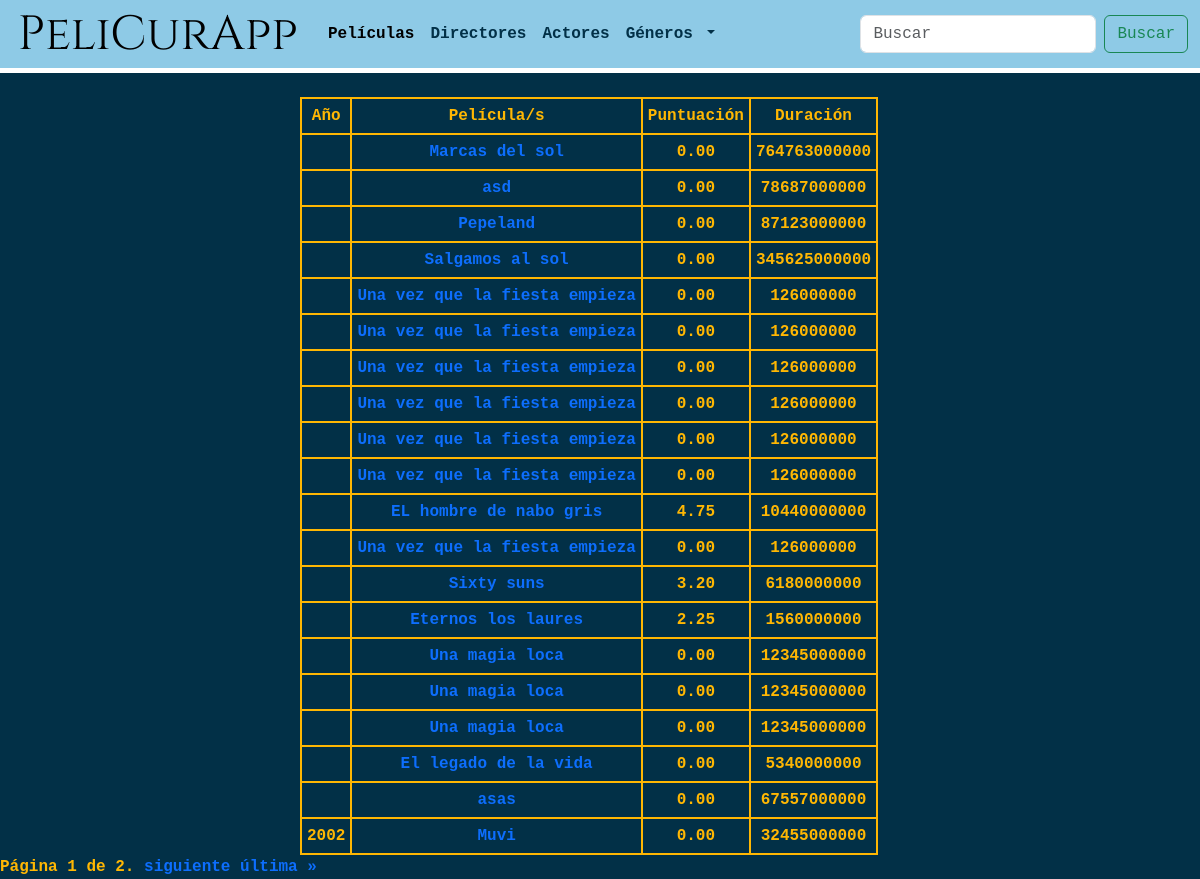
Before: /pelicurapp/peliculas/ with the older database file.
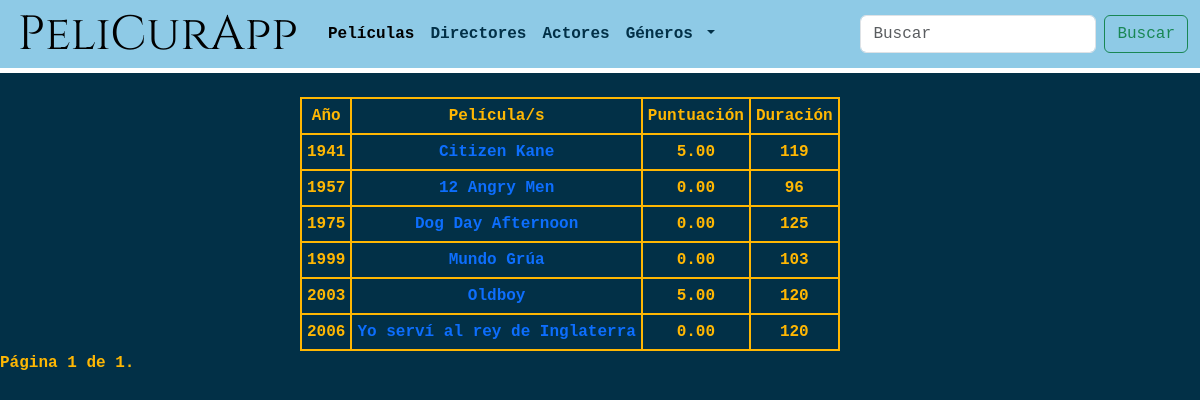
After: the same page with the newer database file.
### peliCura/models.py (models this page shows, shortened)
class Pelicula(models.Model):
    manager = PeliculaManager()
    titulo = models.CharField("Titulo", max_length=100) # <input type="text"> en HTML
    sinopsis = models.TextField("Sinospis", max_length=500) # <textarea> en HTML
    anio_realizacion = models.DateField("Año estreno") # solo el año
    duracion = models.IntegerField(validators=[
        MinValueValidator(1),
        MaxValueValidator(1240) # 1240 minutos = 24 hs de duración
    ]) # timedelta(days, seconds, miliseconds) en Python
    genero = models.ManyToManyField(Genero) # Relación muchos a muchos con Género
    director = models.ManyToManyField(Persona, related_name="director") # Relación muchos a muchos con Persona
    actor = models.ManyToManyField(Persona, related_name="actor") # Relación muchos a muchos con Persona
    puntuacion = models.FloatField("Puntuacion", default=0) # <input type="number"> y Float
    poster = models.ImageField("Póster", upload_to='posters_peliculas', null=True)
    @property
    def calcular_puntuacion(self):
        nro_comentarios = self.comentario_set.count()
        puntuacion = 0
        puntuaciones = list(self.comentario_set.values_list('valoracion')) # retorna tupla
        for i in puntuaciones:
            puntuacion += i[0]
        if nro_comentarios == 0:
            self.puntuacion = 0.0
        else:
            self.puntuacion = (puntuacion / nro_comentarios)
        return self.puntuacion

### peliCura/views.py (the view)
# urls.py: path('pelicurapp/peliculas/', PeliculasListado.as_view(), name="peliculas-listado"),
class PeliculasListado(TemplateView):
   template_name = 'listado_peliculas.html'
   def get_context_data(self, **kwargs: Any) -> Dict[str, Any]:
      context = super().get_context_data(**kwargs)
      peliculas = Pelicula.manager.all().order_by('anio_realizacion', 'titulo')
      paginador = Paginator(peliculas, 20)
      page_number = self.request.GET.get("page")
      context["page_obj"] = paginador.get_page(page_number)
      context["peliculas"] = peliculas
      context['generoNavBar'] = Genero.manager.all().order_by('nombre')
      return context

### peliCura/templates/listado_peliculas.html (shortened to what this page needs)
{% extends 'base_template.html' %}
{% load static %}
{% block contenido %}
<div class="listado-peliculas">
  {% if page_obj|length > 0 %}
    <table>
      <tr>
        <th>Año</th>
        <th>Película/s</th>
        <th>Puntuación</th>
        <th>Duración</th>
      </tr>
  {% endif %}
  {% for pelicula in page_obj %}
      <tr>
        <td>{{ pelicula.anio_realizacion|date:"Y" }}</td>
        <td><a href="{% url 'detalle-pelicula-id' pelicula.id %}">{{ pelicula.titulo }}</a></td>
        <td>{{ pelicula.calcular_puntuacion|floatformat:2 }}<br>
        <td>{{ pelicula.duracion }}</td>
      </tr>
  {% empty %}<p>-- No existen películas para mostrar --</p>
  {% endfor %}
    </table>
</div>
<div class="pagination">
    <span class="step-links">
        <span class="current">
            Página {{ page_obj.number }} de {{ page_obj.paginator.num_pages }}.
        </span>
        {% if page_obj.has_next %}
            <a href="?page={{ page_obj.next_page_number }}">siguiente</a>
            <a href="?page={{ page_obj.paginator.num_pages }}">última &raquo;</a>
        {% endif %}
    </span>
</div>
{% endblock %}

Changed rows visible on the page:
removed Pelicula: titulo "Marcas del sol", calcular_puntuacion "0.00", duracion "764763000000"
removed Pelicula: titulo "asd", calcular_puntuacion "0.00", duracion "78687000000"
removed Pelicula: titulo "Pepeland", calcular_puntuacion "0.00", duracion "87123000000"
removed Pelicula: titulo "Salgamos al sol", calcular_puntuacion "0.00", duracion "345625000000"
removed Pelicula: titulo "Una vez que la fiesta empieza", calcular_puntuacion "0.00", duracion "126000000"
removed Pelicula: titulo "Una vez que la fiesta empieza", calcular_puntuacion "0.00", duracion "126000000"
removed Pelicula: titulo "Una vez que la fiesta empieza", calcular_puntuacion "0.00", duracion "126000000"
removed Pelicula: titulo "Una vez que la fiesta empieza", calcular_puntuacion "0.00", duracion "126000000"
removed Pelicula: titulo "Una vez que la fiesta empieza", calcular_puntuacion "0.00", duracion "126000000"
removed Pelicula: titulo "Una vez que la fiesta empieza", calcular_puntuacion "0.00", duracion "126000000"
removed Pelicula: titulo "Una vez que la fiesta empieza", calcular_puntuacion "0.00", duracion "126000000"
removed Pelicula: titulo "Sixty suns", calcular_puntuacion "3.20", duracion "6180000000"
removed Pelicula: titulo "Una magia loca", calcular_puntuacion "0.00", duracion "12345000000"
removed Pelicula: titulo "Una magia loca", calcular_puntuacion "0.00", duracion "12345000000"
removed Pelicula: titulo "Una magia loca", calcular_puntuacion "0.00", duracion "12345000000"
removed Pelicula: titulo "asas", calcular_puntuacion "0.00", duracion "67557000000"
removed Pelicula: anio_realizacion "2002", titulo "Muvi", calcular_puntuacion "0.00", duracion "32455000000"
added Pelicula: anio_realizacion "1941", titulo "Citizen Kane", calcular_puntuacion "5.00", duracion "119"
changed Pelicula: anio_realizacion (not shown) → "1957"; titulo "EL hombre de nabo gris" → "12 Angry Men"; calcular_puntuacion "4.75" → "0.00"; duracion "10440000000" → "96"
changed Pelicula: anio_realizacion (not shown) → "1975"; titulo "El legado de la vida" → "Dog Day Afternoon"; duracion "5340000000" → "125"; moves up the list
changed Pelicula: anio_realizacion (not shown) → "1999"; titulo "Eternos los laures" → "Mundo Grúa"; calcular_puntuacion "2.25" → "0.00"; duracion "1560000000" → "103"
added Pelicula: anio_realizacion "2003", titulo "Oldboy", calcular_puntuacion "5.00", duracion "120"
added Pelicula: anio_realizacion "2006", titulo "Yo serví al rey de Inglaterra", calcular_puntuacion "0.00", duracion "120"
Other visible differences:
{{ page_obj.paginator.num_pages }}: "2" → "1"
text no longer shown: "siguiente última »"
